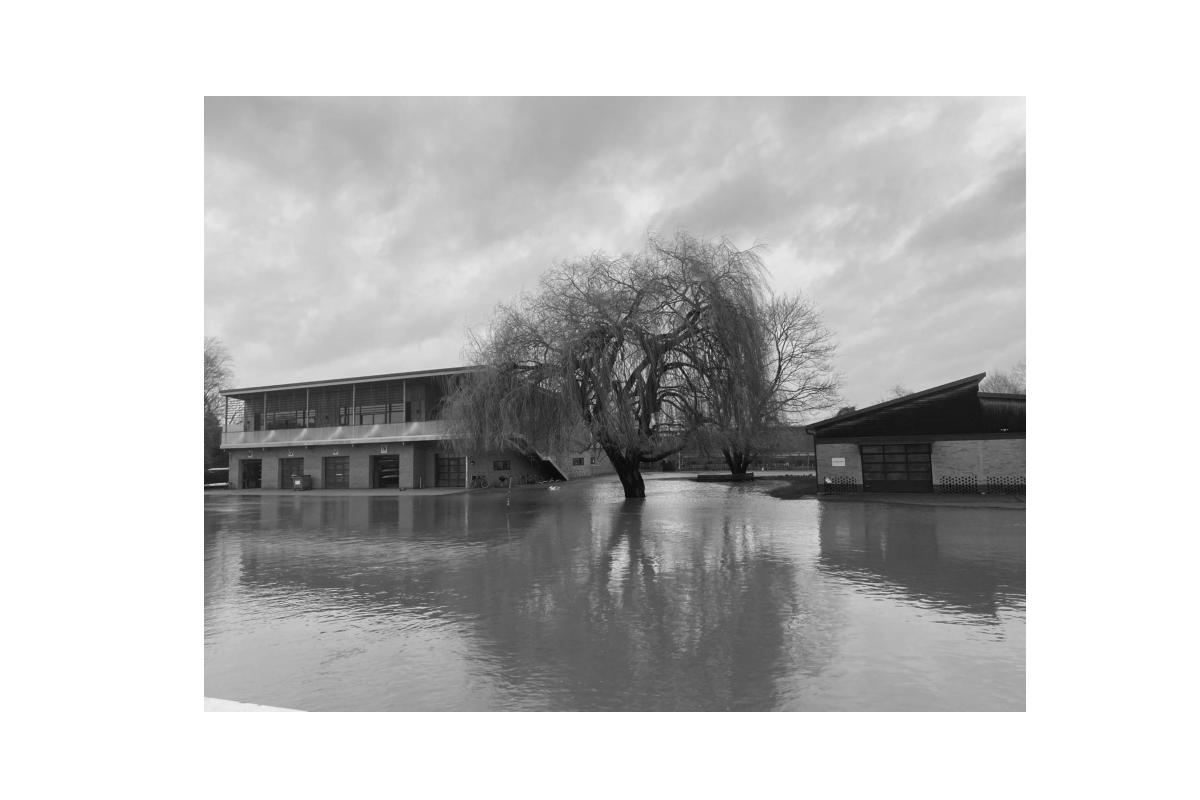
#> input picture data/river_side.jpeg, 1200 x 800 px
$ python q1b.py ../data/river_side.jpeg
#> lines starting #> are read from the running program, lines starting #| are printed output that depends on the picture; after the words box and inside, x2 and y2 are one past the last pixel; in counts of white or black regions, pixels touching at a corner belong together
#> further down, image is the input picture: shape (800, 1200, 3); min 0, max 255, mean 195.9
import numpy as np
import matplotlib.pyplot as plt
from skimage import io, restoration, color
import argparse
from sklearn.cluster import KMeans
import cv2
from skimage.measure import regionprops
from scipy.ndimage import label
# Fix random seed for reproducibility.
np.random.seed(42)


def create_rgb_mask(binary_mask):
    # Create an all-white RGB image of the same dimensions as the binary mask
    height, width = binary_mask.shape
    rgb_mask = (
        np.ones((height, width, 3), dtype=np.uint8) * 255
    )  # Multiply by 255 to make it white

    # Where the binary mask is 1, set the RGB mask to black
    rgb_mask[binary_mask == 1] = [0, 0, 0]  # Set to black

    return rgb_mask


def main(image):
    # Denoise image using bilateral filter.
    denoised_image = restoration.denoise_bilateral(
        image, win_size=5, sigma_color=1, sigma_spatial=15, channel_axis=-1
    )

    # Use LAB colour space for clustering.
    image_lab = color.rgb2lab(denoised_image)
#> image_lab: shape (800, 1200, 3) float64; mean of channels 0, 1, 2 77.9, 0, 0
    pixels = image_lab.reshape((-1, 3))

    # Create the KMeans model.
    kmeans = KMeans(n_clusters=5)

    # Fit the KMeans model.
    kmeans.fit(pixels)

    # Get the cluster assignments.
    cluster_assignments = kmeans.labels_

    # Get the cluster centers.
    cluster_centers = kmeans.cluster_centers_

    # Reshape the cluster assignments to an image.
    cluster_image = cluster_assignments.reshape(image_lab.shape[:2])

    # LAB value for purple (source: epaint.co.uk https://tinyurl.com/2p9rrdfc).
    purple = [34.64, 34.45, -4.07]

    # Find the cluster center that is closest to purple.
    closest_cluster_index = np.argmin(np.linalg.norm(cluster_centers - purple, axis=1))

    # Get the mask for the purple cluster.
    mask = cluster_image == closest_cluster_index

    # Perform opening with a ball of radius 2 to disconnect small regions.
    kernel = cv2.getStructuringElement(cv2.MORPH_ELLIPSE, (5, 5))
    mask = cv2.morphologyEx(mask.astype(np.uint8), cv2.MORPH_OPEN, kernel)

    # Keep only connected components with area greater than 100 pixels.
    label_image, _ = label(mask)
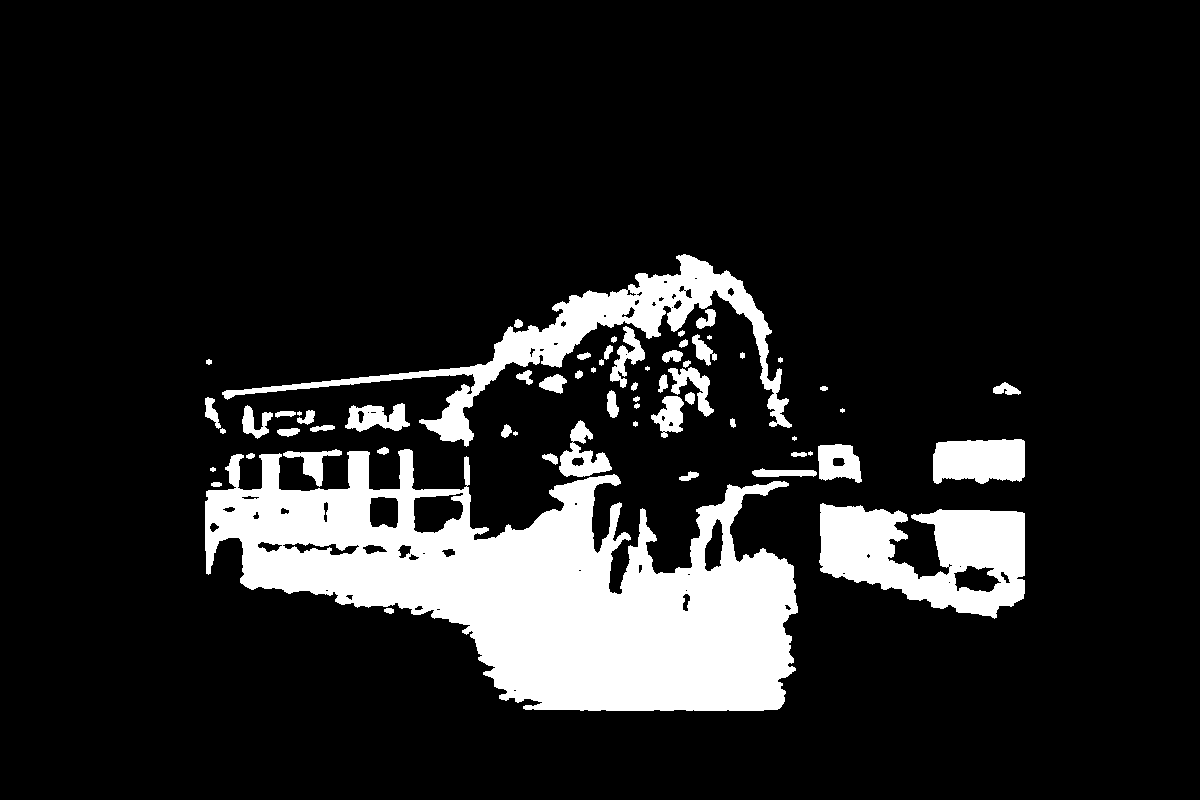
#> mask: shape (800, 1200); values 0 (black) and 1 (white), 13.4% white; 63 white regions (7 under 20 px)
    regions = regionprops(label_image)
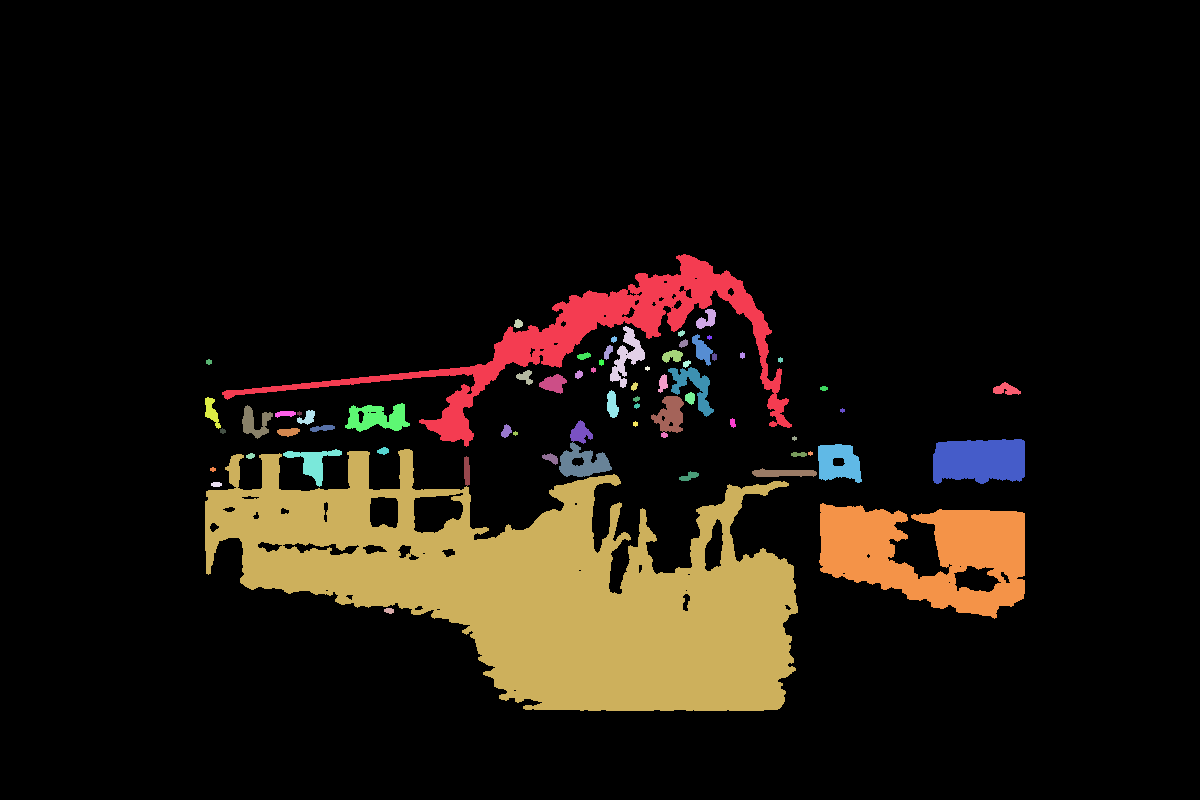
#> label_image: shape (800, 1200) int32; 68 distinct labels, from 0 to 67; one colour per label, 0 black
    mask = np.zeros_like(mask)
    for region in regions:
        if region.area > 100:
            mask[label_image == region.label] = 1
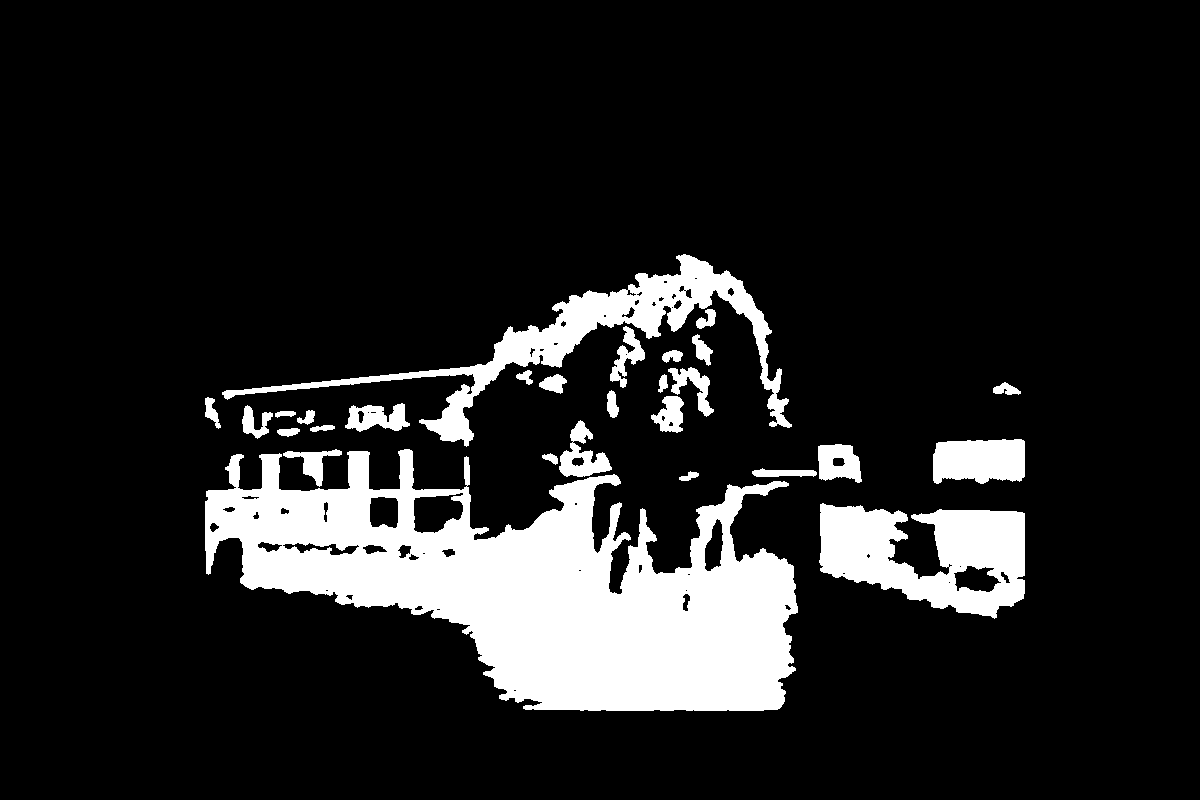
#> mask: shape (800, 1200); values 0 (black) and 1 (white), 13.2% white; 28 white regions, largest, box (x1, y1, x2, y2) and area: (205, 449, 798, 711) 82536, (222, 254, 792, 447) 15405, (819, 503, 1025, 619) 14842

    # Visualise the mask over the original image.
    rgb_mask = create_rgb_mask(mask)
    rgb_mask = rgb_mask.astype(float)
    rgb_mask[rgb_mask == 0] = np.nan  # Set black to transparent.

    # Normalise the mask to avoid clipping when overlaying.
    rgb_mask /= 255.0

    plt.imshow(image)
    plt.imshow(rgb_mask, cmap="jet", alpha=0.5)
    plt.title("Noisy Flowers Segmentation")
    plt.axis("off")
    plt.tight_layout()
    plt.savefig("outputs/q1b_segmentation.png", dpi=300, bbox_inches="tight")
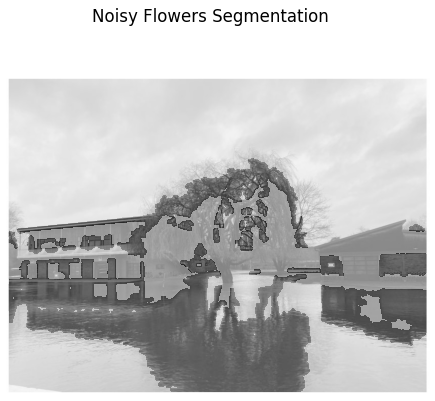
#> figure drawn by matplotlib, 1 panel
    print("[INFO] Plot saved at 'outputs/q1b_segmentation.png'")


if __name__ == "__main__":
    parser = argparse.ArgumentParser(
        description="Segmentation algorithm for flower image."
    )
    parser.add_argument("image_path", type=str, help="Input file")
    args = parser.parse_args()

    image = io.imread(args.image_path)

    # RGBA -> RGB since alpha=255 everywhere.
    image = image[:, :, :3]
    main(image)
